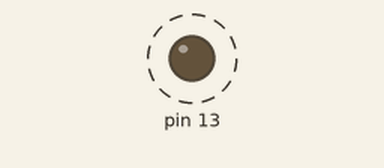
Simulated run of this sketch. Board: Arduino Uno, built with avr-gcc and run on an emulated ATmega328P. On the bench: output pins drawn as LEDs (lit = HIGH). Wiring (inferred from the names in the program): 24Cxx EEPROM at I2C address 0x57. Dashed ring = blinking. EEPROM starts erased; what the sketch prints to the serial monitor is not drawn.

Above: at 5.5 s.
Timing chart, 0 to 9.6 s (numbered marks = the images above):
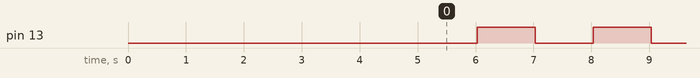

The sketch:

AT24C32-read-write.ino
```cpp
#include <Wire.h>

#define AT24C32_I2C_ADDR 0x57

void setup()
{
   Serial.begin(9600);

   Wire.begin();
   Serial.println("Going to read AT24C32 EEPROM present on DS3231 module.");
   delay(5000);
   Serial.println("Going to read EEPROM");
   uint16_t addr = 0;

   //check if device is present
   Wire.beginTransmission(AT24C32_I2C_ADDR);
   if (Wire.endTransmission() == 0)
     {
        Serial.println("AT24C32 addr: 0x57 is present on I2C line");
     }
   else
     {
        Serial.println("AT24C32 is not present.. aborting..");
        exit(0);
        return;
     }

   // Lets write a byte to eeprom

   Wire.beginTransmission(AT24C32_I2C_ADDR);
   Wire.write(addr >> 8);
   Wire.write(addr);
   Wire.write('A'); //Write an A
   //Wire.write('B'); //you write at second address.
   delay(10);
   Wire.endTransmission();
   delay(10);

   //lets read some addr of eeprom
   Wire.beginTransmission(AT24C32_I2C_ADDR);
   Wire.write(addr >> 8); //Address MSB
   Wire.write(addr & 0xFF); // Address LSB
   Wire.endTransmission();

   //lets read 1 bytes and print it
   Wire.requestFrom(AT24C32_I2C_ADDR, 1);
   delay(10);
   Serial.println("Read 1 byte:");
   Serial.print(Wire.read(), HEX);

   pinMode(13, OUTPUT);
}

void loop()
{
   delay(1000);
   digitalWrite(13, 1);
   delay(1000);
   digitalWrite(13, 0);
}
```

Measured:
- by itself, pin 13: alternates HIGH for 1.0 s and LOW for 1.0 s
